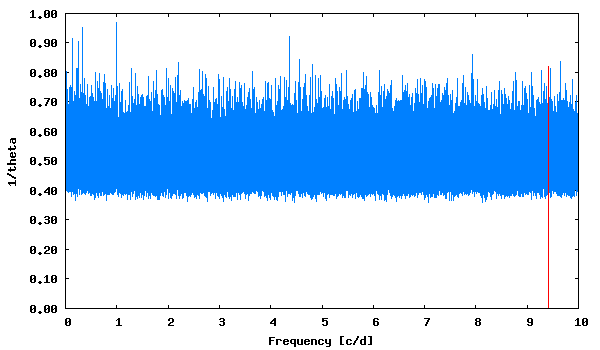

Recreate this plot in gnuplot.
set term png size 600,350 medium
set colors classic
set output "phase_lc_10.lk.png"
set xlabel "Frequency [c/d]"
set ylabel "1/theta"
set format y "%5.2f"
plot [] "lk.periodogram" using 1:2 with lines linecolor 3 title "", "<echo '9.413734  0.82'" with impulses linecolor 1 title ""
 
